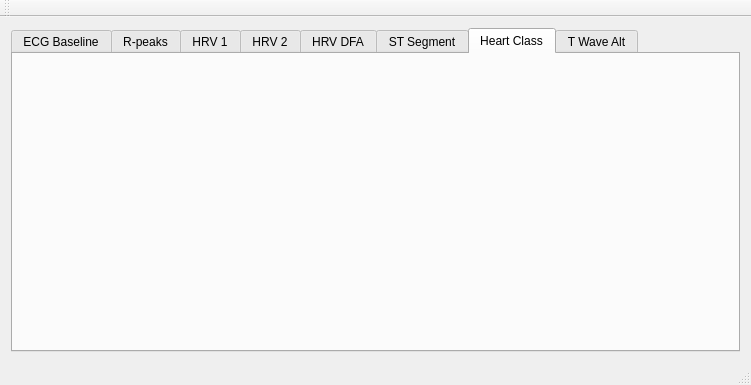
<?xml version="1.0" encoding="UTF-8"?>
<ui version="4.0">
 <class>MainView</class>
 <widget class="QMainWindow" name="MainView">
  <property name="geometry">
   <rect>
    <x>0</x>
    <y>0</y>
    <width>751</width>
    <height>385</height>
   </rect>
  </property>
  <property name="windowTitle">
   <string>Front Panel Controller</string>
  </property>
  <property name="windowIcon">
   <iconset>
    <normaloff>:/root/images/Images/ECG-img.png</normaloff>:/root/images/Images/ECG-img.png</iconset>
  </property>
  <widget class="QWidget" name="centralWidget">
   <layout class="QHBoxLayout" name="horizontalLayout">
    <item>
     <widget class="QTabWidget" name="tabWidget">
      <property name="currentIndex">
       <number>6</number>
      </property>
      <widget class="QWidget" name="ECGBASE">
       <attribute name="title">
        <string>ECG Baseline</string>
       </attribute>
      </widget>
      <widget class="QWidget" name="RPEAKS">
       <attribute name="title">
        <string>R-peaks</string>
       </attribute>
      </widget>
      <widget class="QWidget" name="HRV1">
       <attribute name="title">
        <string>HRV 1</string>
       </attribute>
      </widget>
      <widget class="QWidget" name="HRV2">
       <attribute name="title">
        <string>HRV 2</string>
       </attribute>
      </widget>
      <widget class="QWidget" name="HRF_DFA">
       <attribute name="title">
        <string>HRV DFA</string>
       </attribute>
      </widget>
      <widget class="QWidget" name="ST_SEGMENT">
       <attribute name="title">
        <string>ST Segment</string>
       </attribute>
      </widget>
      <widget class="QWidget" name="HEART_CLASS">
       <attribute name="title">
        <string>Heart Class</string>
       </attribute>
       <layout class="QHBoxLayout" name="horizontalLayout_2">
        <item>
         <layout class="QVBoxLayout" name="loHeartClass"/>
        </item>
       </layout>
      </widget>
      <widget class="QWidget" name="T_WAVE_ALT">
       <attribute name="title">
        <string>T Wave Alt</string>
       </attribute>
       <layout class="QHBoxLayout" name="horizontalLayout_4">
        <item>
         <layout class="QHBoxLayout" name="loTAltClass"/>
        </item>
       </layout>
      </widget>
     </widget>
    </item>
   </layout>
  </widget>
  <widget class="QMenuBar" name="menuBar">
   <property name="geometry">
    <rect>
     <x>0</x>
     <y>0</y>
     <width>751</width>
     <height>21</height>
    </rect>
   </property>
  </widget>
  <widget class="QToolBar" name="mainToolBar">
   <attribute name="toolBarArea">
    <enum>TopToolBarArea</enum>
   </attribute>
   <attribute name="toolBarBreak">
    <bool>false</bool>
   </attribute>
  </widget>
  <widget class="QStatusBar" name="statusBar"/>
 </widget>
 <layoutdefault spacing="6" margin="11"/>
 <resources/>
 <connections/>
</ui>
